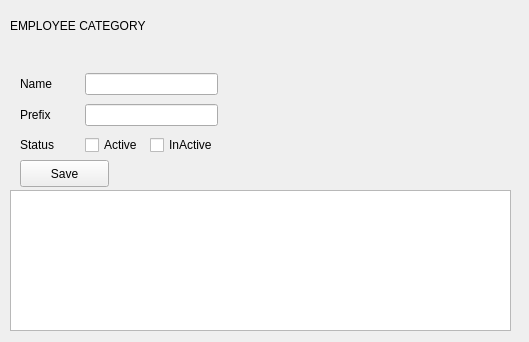
<?xml version="1.0" encoding="UTF-8"?>
<ui version="4.0">
 <class>Add_Emp_Category</class>
 <widget class="QWidget" name="Add_Emp_Category">
  <property name="geometry">
   <rect>
    <x>0</x>
    <y>0</y>
    <width>529</width>
    <height>342</height>
   </rect>
  </property>
  <property name="windowTitle">
   <string>Form</string>
  </property>
  <widget class="QLabel" name="label">
   <property name="geometry">
    <rect>
     <x>10</x>
     <y>10</y>
     <width>351</width>
     <height>31</height>
    </rect>
   </property>
   <property name="text">
    <string>EMPLOYEE CATEGORY</string>
   </property>
  </widget>
  <widget class="QPushButton" name="pushButton">
   <property name="geometry">
    <rect>
     <x>20</x>
     <y>160</y>
     <width>89</width>
     <height>27</height>
    </rect>
   </property>
   <property name="text">
    <string>Save</string>
   </property>
  </widget>
  <widget class="QTableView" name="tableView">
   <property name="geometry">
    <rect>
     <x>10</x>
     <y>190</y>
     <width>501</width>
     <height>141</height>
    </rect>
   </property>
  </widget>
  <widget class="QWidget" name="">
   <property name="geometry">
    <rect>
     <x>20</x>
     <y>70</y>
     <width>198</width>
     <height>88</height>
    </rect>
   </property>
   <layout class="QGridLayout" name="gridLayout">
    <item row="0" column="0">
     <widget class="QLabel" name="label_2">
      <property name="text">
       <string>Name</string>
      </property>
     </widget>
    </item>
    <item row="0" column="1" colspan="2">
     <widget class="QLineEdit" name="lineEdit"/>
    </item>
    <item row="1" column="0">
     <widget class="QLabel" name="label_3">
      <property name="text">
       <string>Prefix</string>
      </property>
     </widget>
    </item>
    <item row="1" column="1" colspan="2">
     <widget class="QLineEdit" name="lineEdit_2"/>
    </item>
    <item row="2" column="0">
     <widget class="QLabel" name="label_4">
      <property name="text">
       <string>Status</string>
      </property>
     </widget>
    </item>
    <item row="2" column="1">
     <widget class="QCheckBox" name="checkBox">
      <property name="text">
       <string>Active</string>
      </property>
     </widget>
    </item>
    <item row="2" column="2">
     <widget class="QCheckBox" name="checkBox_2">
      <property name="text">
       <string>InActive</string>
      </property>
     </widget>
    </item>
   </layout>
  </widget>
 </widget>
 <resources/>
 <connections/>
</ui>
